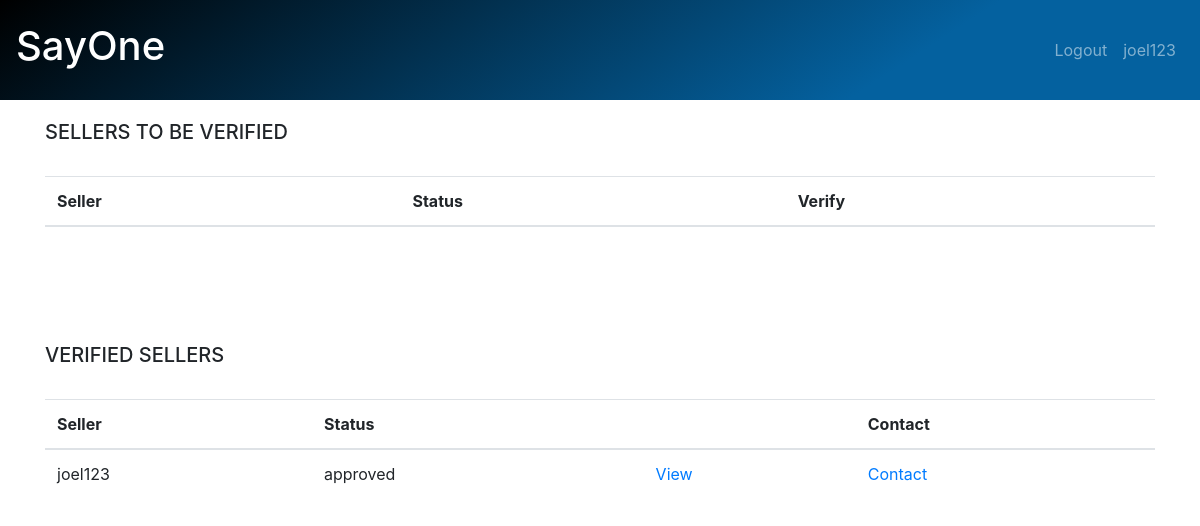
The app's page /administrator/seller/ (signed in), older data.
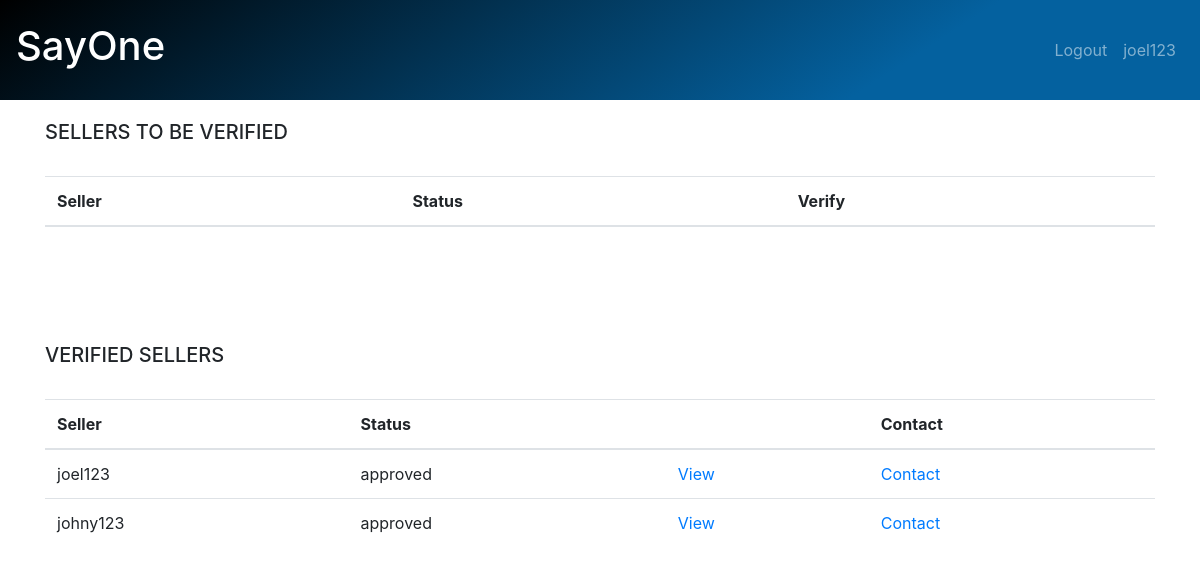
The same page, newer data.
### seller/models.py (models this page shows, shortened)
class Seller_Details(models.Model):
    user = models.ForeignKey(User, on_delete=models.CASCADE)
    username = models.CharField(max_length=100)
    address = models.TextField()
    bank_name = models.CharField(max_length=100)
    account_number = models.IntegerField()
    ifsc_code = models.CharField(max_length=20)
    options = (("approved", "approved"),
               ("pending", "pending"),
               )
    status = models.CharField(max_length=100, choices=options, default='pending')

### Admin/views.py (the view)
# urls.py: path('seller/', login_required(seller,login_url='adminlogin'), name='seller'),
def seller(request):
    pending = Seller_Details.objects.filter(status='pending')
    sellers = Seller_Details.objects.filter(status='approved')
    return render(request, 'adminSeller.html', {'pending': pending, 'sellers': sellers})

### Admin/templates/adminSeller.html (shortened to what this page needs)
{% extends 'base.html' %}
    {% block content %}
        <div class="container">
            <div style="padding-top:120px">
                <h5>SELLERS TO BE VERIFIED</h5><br>
            <table class="table table-hover">
                <thead>
                  <tr>
                    <th>Seller</th>
                    <th>Status</th>
                    <th>Verify</th>
                  </tr>
                </thead>
            </table>
                <h5 style="padding-top:100px">VERIFIED SELLERS </h5><br>
            <table class="table table-hover">
                <thead>
                  <tr>
                    <th>Seller</th>
                    <th>Status</th>
                    <th></th>
                    <th>Contact</th>
                  </tr>
                </thead>
                <tbody>
                {% for s in sellers %}
                    <tr>
                        <td>{{s.username}}</td>
                        <td>{{s.status}}</td>
                        <td><a href={% url 'view_seller_prods' s.id %} >View</a></td>
                        <td><a href=# >Contact</a></td>
                    </tr>
                {% endfor %}
                </tbody>
            </table>
            </div>
        </div>
    {% endblock %}

Row changes from the older to the newer data that the page shows:
added Seller_Details: username "johny123", status "approved"
